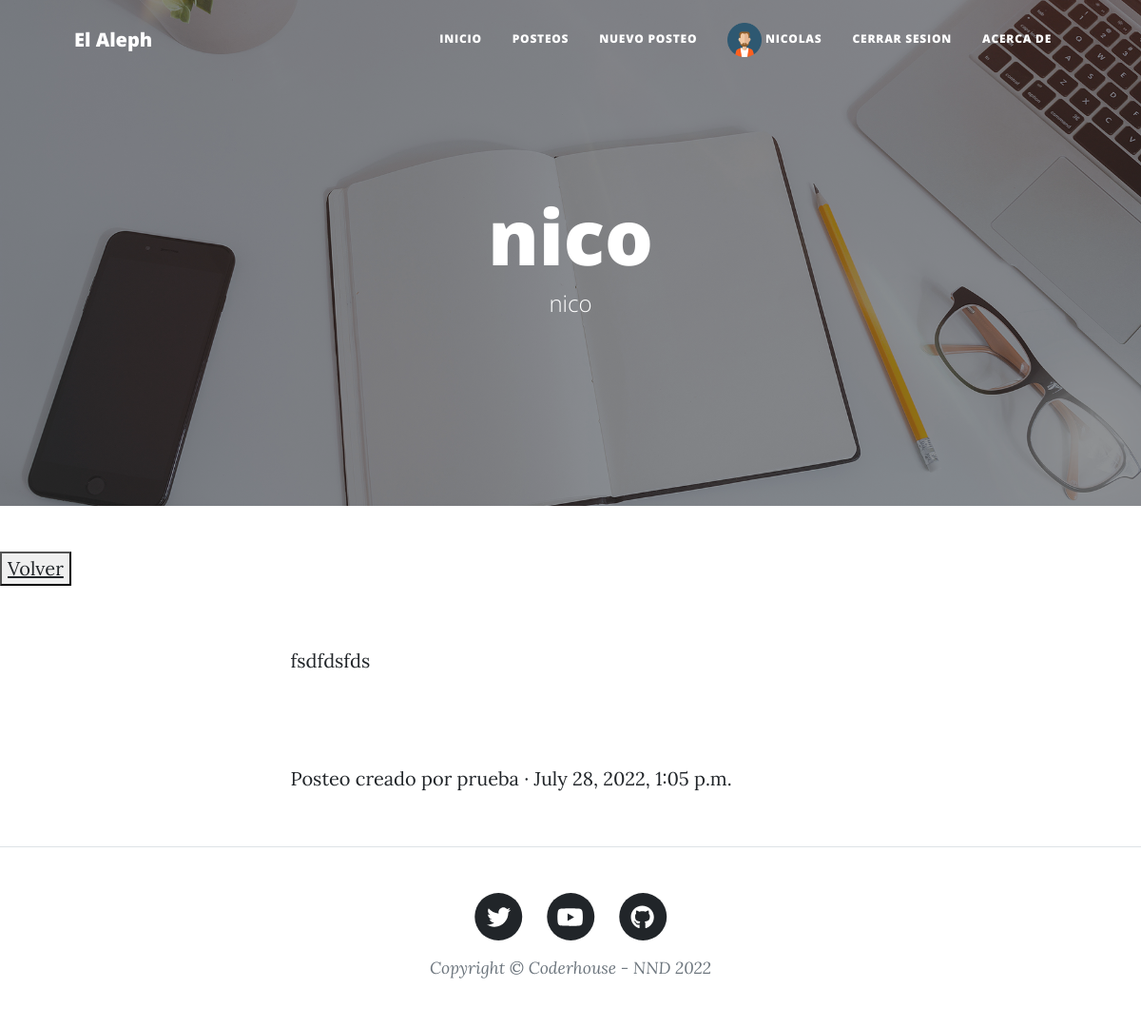
The app's page /blog/posteo/13/ (signed in), older data.
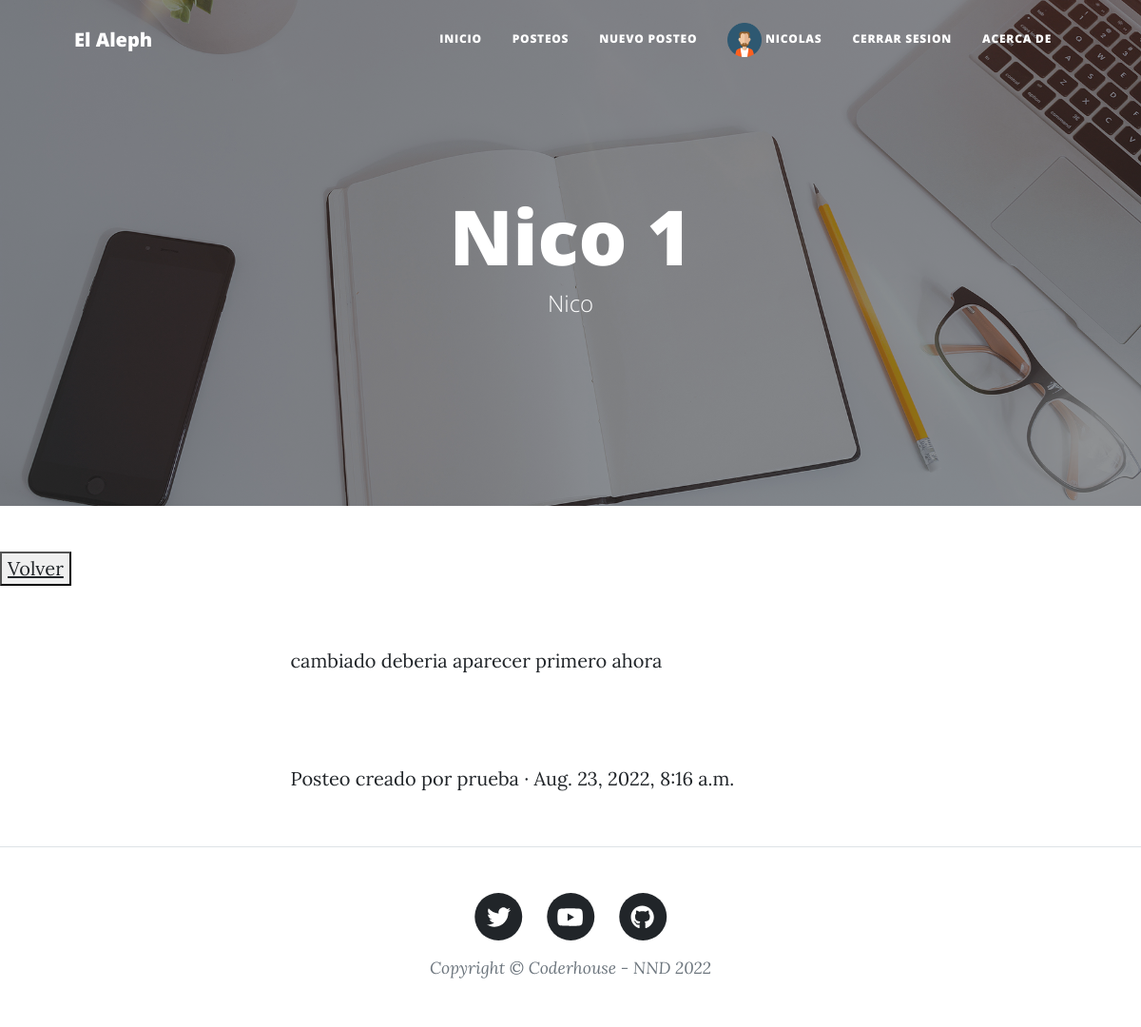
The same page, newer data.
### blog/models.py (models this page shows, shortened)
class Posteo(models.Model):
    titulo = models.CharField(max_length=30)
    subtitulo = models.CharField(max_length=30)
    contenido = RichTextField(null=True)
    autor = models.CharField(max_length=30)
    fecha_creacion = models.DateTimeField(null=True)
    imagen = models.ImageField(upload_to='posteos', blank=True)

### blog/views.py (the view)
# urls.py: path('posteo/<int:pk>/', MostrarPosteo.as_view(), name= "posteo"),
class MostrarPosteo(DetailView):
    model = Posteo
    template_name = 'blog/posteo.html'

### templates/blog/posteo.html (shortened to what this page needs)
{% extends 'base.html' %}
{% block titulo_sub_header %}
<h1>{{posteo.titulo}}</h1>
<span class="subheading">{{posteo.subtitulo}}</span>
{% endblock titulo_sub_header %}
{% block despues_del_header %}
<p>
    <button>
        <a href={% url 'listado_posteos' %}>Volver</a>
    </button>
</p>
        <article class="mb-4">
            <div class="container px-4 px-lg-5">
                <div class="row gx-4 gx-lg-5 justify-content-center">
                    <div class="col-md-10 col-lg-8 col-xl-7">
                        <p>
                            {{posteo.contenido | safe}}
                        </p>
                        <p>
                            <center>
                            </center>
                        <p class="post-meta">
                            Posteo creado por {{posteo.autor}}
                            &middot; {{posteo.fecha_creacion}}
                        </p>
                    </div>
                </div>
            </div>
        </article>
{% endblock despues_del_header %}

Row changes from the older to the newer data that the page shows:
changed Posteo "prueba": titulo "nico" → "Nico 1"; subtitulo "nico" → "Nico"; contenido "fsdfdsfds" → "cambiado deberia aparecer primero ahora"; fecha_creacion "July 28, 2022, 1:05 p.m." → "Aug. 23, 2022, 8:16 a.m."
